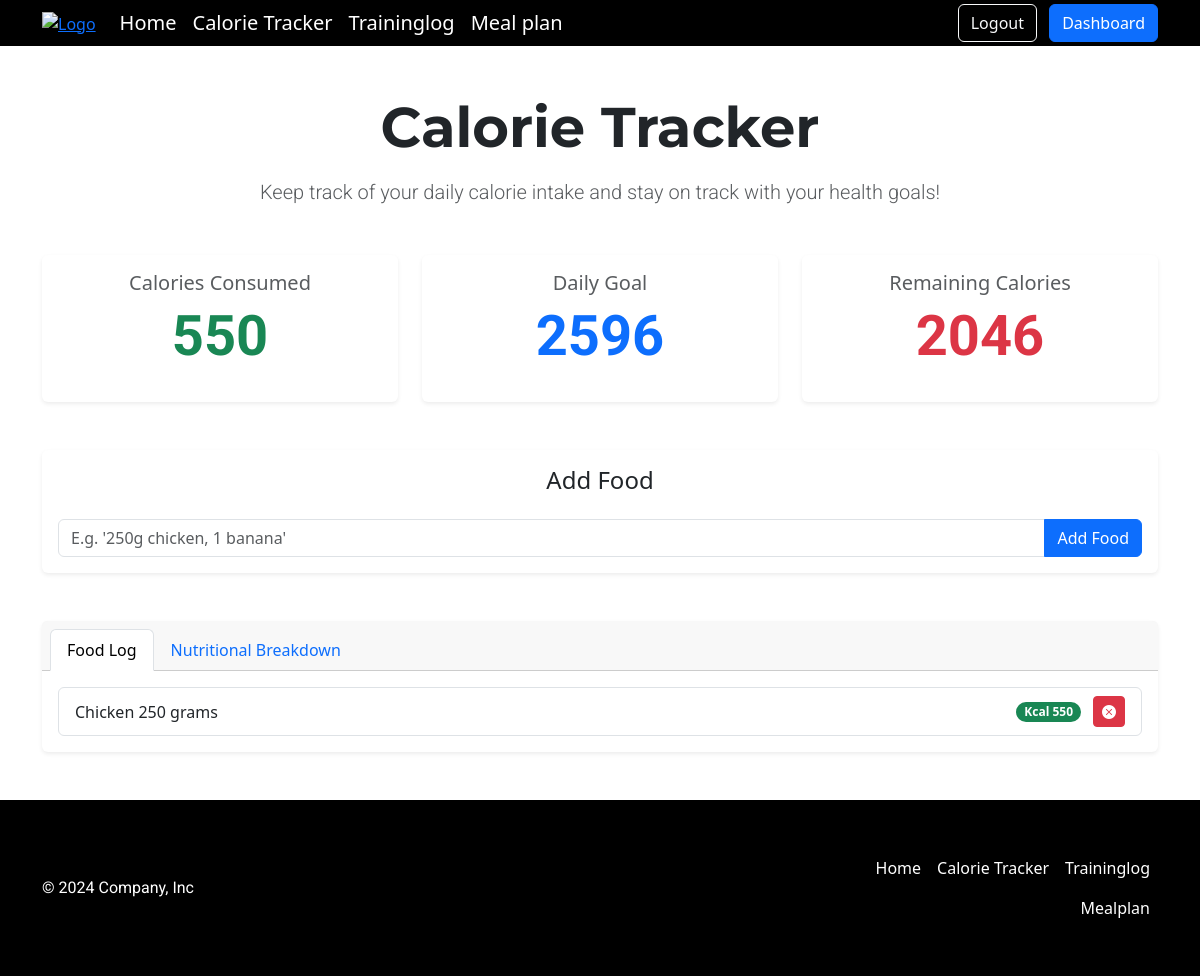
/calorietracker (signed in), run on an earlier commit of the app's database.
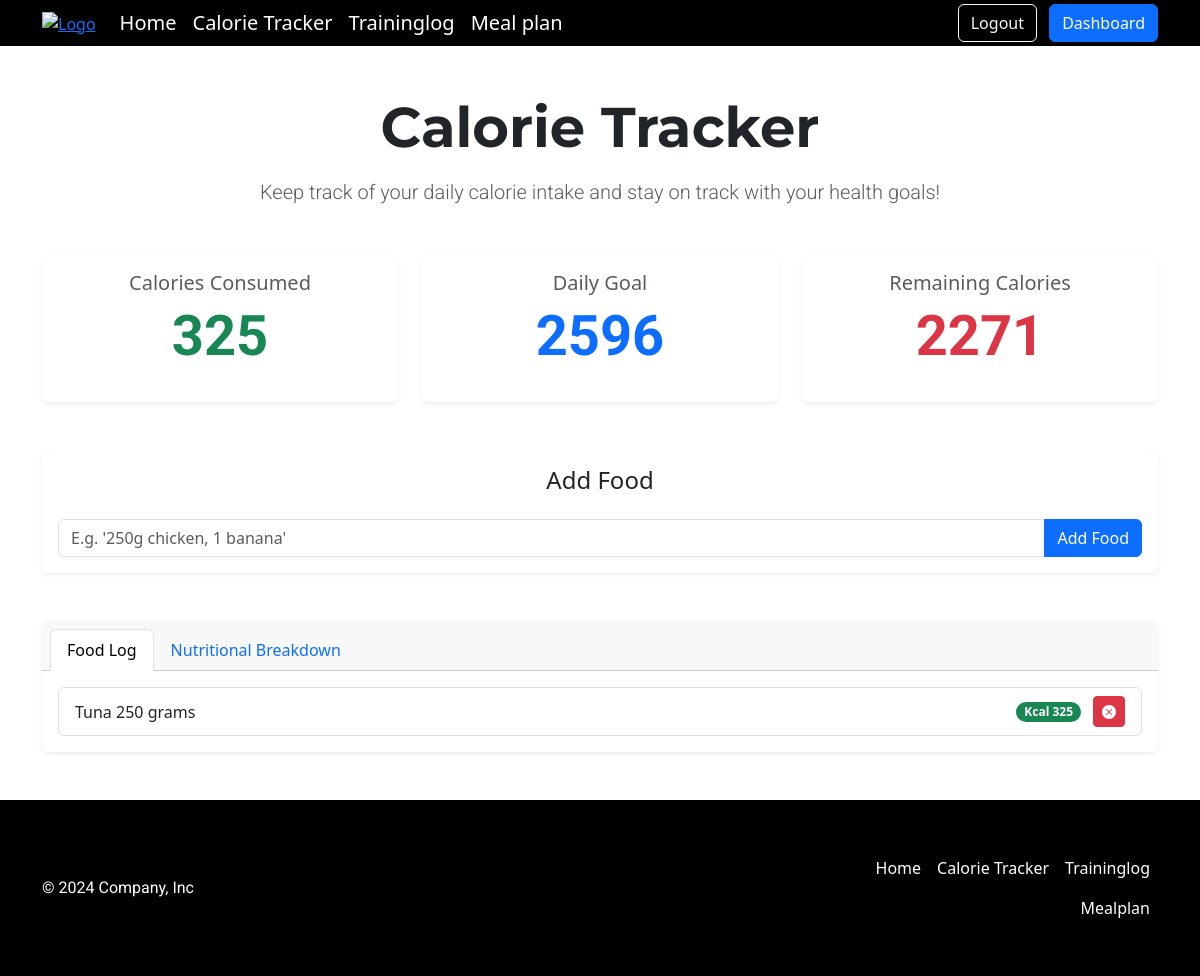
And on a later commit of the database.
### tables this page shows
CREATE TABLE food_log (
id INTEGER PRIMARY KEY AUTOINCREMENT,
user_id INTEGER NOT NULL,
food_name VARCHAR(255) NOT NULL,
serving_qty INTEGER NOT NULL,
serving_unit VARCHAR(50) NOT NULL,
calories INTEGER NOT NULL,
proteins INTEGER NOT NULL,
carbohydrates INTEGER NOT NULL,
fats INTEGER NOT NULL,
created_at TIMESTAMP DEFAULT CURRENT_TIMESTAMP,
FOREIGN KEY (user_id) REFERENCES users(id) ON DELETE CASCADE
);

### app.py (the view, shortened to what this page needs)
@app.route("/calorietracker", methods=["GET", "POST"])
@login_required
def calorietracker():
    user_id = session["user_id"]
    food_log = db.execute(
        """
        SELECT id, food_name, serving_qty, serving_unit, calories, proteins, carbohydrates, fats
        FROM food_log
        WHERE user_id = ? AND DATE(created_at) = DATE('now')
        """,
        user_id
    )
    macros = db.execute(
        """
        SELECT SUM(proteins) AS total_proteins,
               SUM(carbohydrates) AS total_carbohydrates,
               SUM(fats) AS total_fats,
               SUM(calories) AS total_calories
        FROM food_log
        WHERE user_id = ? AND DATE(created_at) = DATE('now')
        """,
        user_id
    )[0]
    calorie_goal = db.execute("SELECT daily_calorie_goal FROM users WHERE id = ?", user_id)[0]["daily_calorie_goal"]
    total_consumed = macros["total_calories"] if macros["total_calories"] else 0
    remaining_calories = calorie_goal - total_consumed
    return render_template(
        "calorietracker.html",
        food_log=food_log,
        macros=macros,
        total_consumed=round(total_consumed),
        remaining_calories=round(remaining_calories),
        calorie_goal=round(calorie_goal)
    )

### app.py (called while the page is built)
def login_required(f):
    @wraps(f)
    def decorated_function(*args, **kwargs):
        if session.get("user_id") is None:
            return redirect("/login")
        return f(*args, **kwargs)
    return decorated_function

@app.after_request
def after_request(response):
    response.headers["Cache-Control"] = "no-cache, no-store, must-revalidate"
    response.headers["Expires"] = 0
    response.headers["Pragma"] = "no-cache"
    return response

### templates/calorietracker.html (shortened to what this page needs)
{% extends "layout.html" %}
{% block main %}
<div class="container my-5 text-center">
    <h1 class="display-4 mb-3 fw-bold">Calorie Tracker</h1>
    <p class="lead text-muted">Keep track of your daily calorie intake and stay on track with your health goals!</p>
</div>
<div class="container my-5">
    <div class="row g-4 text-center">
        <div class="col-md-4">
            <div class="card shadow-sm border-0 h-100">
                <div class="card-body">
                    <h5 class="card-title text-muted">Calories Consumed</h5>
                    <p class="display-4 text-success fw-bold">{{ total_consumed }}</p>
                </div>
            </div>
        </div>
        <div class="col-md-4">
            <div class="card shadow-sm border-0 h-100">
                <div class="card-body">
                    <h5 class="card-title text-muted">Daily Goal</h5>
                    <p class="display-4 text-primary fw-bold">{{ calorie_goal }}</p>
                </div>
            </div>
        </div>
        <div class="col-md-4">
            <div class="card shadow-sm border-0 h-100">
                <div class="card-body">
                    <h5 class="card-title text-muted">Remaining Calories</h5>
                    <p class="display-4 text-danger fw-bold">{{ remaining_calories }}</p>
                </div>
            </div>
        </div>
    </div>
</div>
<div class="container my-5">
    <div class="card shadow-sm border-0">
        <div class="card-body">
            <h4 class="card-title text-center mb-4">Add Food</h4>
            <form action="/calorietracker" method="post">
                <div class="input-group">
                    <input type="text" class="form-control" placeholder="E.g. '250g chicken, 1 banana'" aria-label="Food input" name="food" required>
                    <button class="btn btn-primary" type="submit">Add Food</button>
                </div>
            </form>
        </div>
    </div>
</div>
<div class="container my-5">
    <div class="card shadow-sm border-0">
        <div class="card-header">
            <ul class="nav nav-tabs card-header-tabs" id="foodLogTabs">
                <li class="nav-item">
                    <a class="nav-link active" id="food-log-tab" data-bs-toggle="tab" href="#food-log" role="tab">Food Log</a>
                </li>
                <li class="nav-item">
                    <a class="nav-link" id="nutrition-tab" data-bs-toggle="tab" href="#nutrition" role="tab">Nutritional Breakdown</a>
                </li>
            </ul>
        </div>
        <div class="card-body tab-content">
        <div class="tab-pane fade show active" id="food-log" role="tabpanel">
            <ul class="list-group">
                {% for food in food_log %}
                    <li class="list-group-item d-flex justify-content-between align-items-center">
                        {{ food.food_name }} {{ food.serving_qty }} {{ food.serving_unit }}
                        <div>
                            <span class="badge bg-success rounded-pill me-2">Kcal {{ food.calories }}</span>
                            <form action="/calorietracker" method="post" style="display: inline;">
                                <button class="btn btn-sm btn-danger" type="submit">
                                    <i class="bi bi-x-circle-fill"></i>
                                </button>
                            </form>
                        </div>
                    </li>
                {% endfor %}
            </ul>
        </div>
        </div>
    </div>
</div>
{% endblock %}

### templates/layout.html (shortened to what this page needs)
<!DOCTYPE html>
<html lang="en">
<head>
    <link href="https://cdn.jsdelivr.net/npm/bootstrap@5.3.3/dist/css/bootstrap.min.css" rel="stylesheet">
    <link href="/static/styles.css" rel="stylesheet">
    <link href="https://cdn.jsdelivr.net/npm/bootstrap-icons/font/bootstrap-icons.css" rel="stylesheet">
</head>
<body class="d-flex flex-column min-vh-100">
    <header class="bg-black">
        <div class="container">
            <div class="d-flex flex-wrap align-items-center justify-content-center justify-content-lg-start">
                <a href="/" class="me-3">
                    <img src="/static/logo-white.png" alt="Logo" class="img-fluid" style="max-height: 150px;">
                </a>
                {% if session["user_id"] %}
                    <ul class="nav col-12 col-lg-auto me-lg-auto mb-2 justify-content-center mb-md-0">
                        <li><a href="/" class="nav-link px-2 text-white fs-5">Home</a></li>
                        <li><a href="/calorietracker" class="nav-link px-2 text-white fs-5">Calorie Tracker</a></li>
                        <li><a href="/traininglog" class="nav-link px-2 text-white fs-5">Traininglog</a></li>
                        <li><a href="/mealplan" class="nav-link px-2 text-white fs-5">Meal plan</a></li>
                    </ul>
                    <div class="text-end">
                        <a href="/logout" class="btn btn-outline-light me-2">Logout</a>
                        <a href="/dashboard" class="btn btn-primary">Dashboard</a>
                    </div>
                {% endif %}
            </div>
        </div>
    </header>
    <main class="flex-grow-1">
        {% block main %}{% endblock %}
    </main>
    <footer class="bg-black text-white py-5 mt-auto">
        <div class="container">
            <div class="d-flex flex-wrap justify-content-between align-items-center">
                <p class="col-md-4 mb-0">© 2024 Company, Inc</p>
                <a href="/" class="col-md-4 d-flex align-items-center justify-content-center mb-3 mb-md-0 me-md-auto text-decoration-none">
                    <svg class="bi me-2" width="40" height="32"><use xlink:href="#bootstrap"></use></svg>
                </a>
                {% if session["user_id"] %}
                <ul class="nav col-md-4 justify-content-end">
                    <li class="nav-item"><a href="/" class="nav-link px-2 text-white">Home</a></li>
                    <li class="nav-item"><a href="/calorietracker" class="nav-link px-2 text-white">Calorie Tracker</a></li>
                    <li class="nav-item"><a href="/traininglog" class="nav-link px-2 text-white">Traininglog</a></li>
                    <li class="nav-item"><a href="/mealplan" class="nav-link px-2 text-white">Mealplan</a></li>
                </ul>
                {% endif %}
            </div>
        </div>
    </footer>
</body>
</html>

### static/styles.css (style rules this page uses)
h1, h2, h3 { font-family: 'Montserrat', sans-serif !important; }
p { font-family: 'Roboto', sans-serif !important; }

What changed in the data, as far as the page shows it:
removed food_log: food_name "Chicken", serving_qty "250", serving_unit "grams", calories "550"
added food_log: food_name "Tuna", serving_qty "250", serving_unit "grams", calories "325"
Also different on the page:
{{ total_consumed }}: "550" → "325"
{{ remaining_calories }}: "2046" → "2271"
